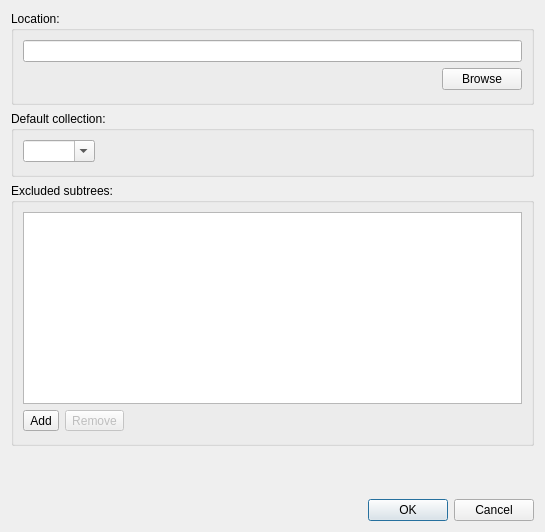
<?xml version="1.0" encoding="UTF-8"?>
<ui version="4.0">
 <class>addRootDialog</class>
 <widget class="QDialog" name="addRootDialog">
  <property name="geometry">
   <rect>
    <x>0</x>
    <y>0</y>
    <width>545</width>
    <height>532</height>
   </rect>
  </property>
  <property name="windowTitle">
   <string>Photohoard: Add new folder tree</string>
  </property>
  <layout class="QVBoxLayout" name="verticalLayout_3">
   <item>
    <widget class="QGroupBox" name="locationGroup">
     <property name="title">
      <string>Location:</string>
     </property>
     <layout class="QVBoxLayout" name="verticalLayout">
      <property name="spacing">
       <number>6</number>
      </property>
      <property name="bottomMargin">
       <number>12</number>
      </property>
      <item>
       <widget class="QLineEdit" name="location">
        <property name="sizePolicy">
         <sizepolicy hsizetype="Expanding" vsizetype="Fixed">
          <horstretch>100</horstretch>
          <verstretch>0</verstretch>
         </sizepolicy>
        </property>
       </widget>
      </item>
      <item>
       <layout class="QHBoxLayout" name="horizontalLayout_2">
        <item>
         <spacer name="horizontalSpacer_5">
          <property name="orientation">
           <enum>Qt::Horizontal</enum>
          </property>
          <property name="sizeHint" stdset="0">
           <size>
            <width>40</width>
            <height>20</height>
           </size>
          </property>
         </spacer>
        </item>
        <item>
         <widget class="QPushButton" name="browse">
          <property name="sizePolicy">
           <sizepolicy hsizetype="Preferred" vsizetype="Fixed">
            <horstretch>0</horstretch>
            <verstretch>0</verstretch>
           </sizepolicy>
          </property>
          <property name="text">
           <string>Browse</string>
          </property>
         </widget>
        </item>
       </layout>
      </item>
     </layout>
    </widget>
   </item>
   <item>
    <widget class="QGroupBox" name="collectionGroup">
     <property name="title">
      <string>Default collection:</string>
     </property>
     <layout class="QHBoxLayout" name="horizontalLayout">
      <property name="spacing">
       <number>6</number>
      </property>
      <property name="bottomMargin">
       <number>12</number>
      </property>
      <item>
       <widget class="QComboBox" name="collection">
        <property name="editable">
         <bool>true</bool>
        </property>
       </widget>
      </item>
      <item>
       <spacer name="horizontalSpacer">
        <property name="orientation">
         <enum>Qt::Horizontal</enum>
        </property>
        <property name="sizeHint" stdset="0">
         <size>
          <width>40</width>
          <height>20</height>
         </size>
        </property>
       </spacer>
      </item>
     </layout>
    </widget>
   </item>
   <item>
    <widget class="QGroupBox" name="groupBox">
     <property name="title">
      <string>Excluded subtrees:</string>
     </property>
     <layout class="QVBoxLayout" name="verticalLayout_2">
      <property name="bottomMargin">
       <number>12</number>
      </property>
      <item>
       <widget class="QListWidget" name="excluded">
        <property name="sizePolicy">
         <sizepolicy hsizetype="Expanding" vsizetype="MinimumExpanding">
          <horstretch>0</horstretch>
          <verstretch>0</verstretch>
         </sizepolicy>
        </property>
        <property name="minimumSize">
         <size>
          <width>0</width>
          <height>70</height>
         </size>
        </property>
       </widget>
      </item>
      <item>
       <widget class="QWidget" name="widget" native="true">
        <layout class="QHBoxLayout" name="horizontalLayout_3">
         <property name="leftMargin">
          <number>0</number>
         </property>
         <property name="topMargin">
          <number>0</number>
         </property>
         <property name="rightMargin">
          <number>0</number>
         </property>
         <property name="bottomMargin">
          <number>0</number>
         </property>
         <item>
          <widget class="QToolButton" name="addExcluded">
           <property name="text">
            <string>Add</string>
           </property>
          </widget>
         </item>
         <item>
          <widget class="QToolButton" name="removeExcluded">
           <property name="enabled">
            <bool>false</bool>
           </property>
           <property name="text">
            <string>Remove</string>
           </property>
          </widget>
         </item>
         <item>
          <spacer name="horizontalSpacer_2">
           <property name="orientation">
            <enum>Qt::Horizontal</enum>
           </property>
           <property name="sizeHint" stdset="0">
            <size>
             <width>40</width>
             <height>20</height>
            </size>
           </property>
          </spacer>
         </item>
        </layout>
       </widget>
      </item>
     </layout>
    </widget>
   </item>
   <item>
    <spacer name="verticalSpacer">
     <property name="orientation">
      <enum>Qt::Vertical</enum>
     </property>
     <property name="sizeHint" stdset="0">
      <size>
       <width>20</width>
       <height>40</height>
      </size>
     </property>
    </spacer>
   </item>
   <item>
    <widget class="QDialogButtonBox" name="buttonBox">
     <property name="orientation">
      <enum>Qt::Horizontal</enum>
     </property>
     <property name="standardButtons">
      <set>QDialogButtonBox::Cancel|QDialogButtonBox::Ok</set>
     </property>
    </widget>
   </item>
  </layout>
 </widget>
 <resources/>
 <connections>
  <connection>
   <sender>buttonBox</sender>
   <signal>accepted()</signal>
   <receiver>addRootDialog</receiver>
   <slot>accept()</slot>
   <hints>
    <hint type="sourcelabel">
     <x>275</x>
     <y>513</y>
    </hint>
    <hint type="destinationlabel">
     <x>157</x>
     <y>274</y>
    </hint>
   </hints>
  </connection>
  <connection>
   <sender>buttonBox</sender>
   <signal>rejected()</signal>
   <receiver>addRootDialog</receiver>
   <slot>reject()</slot>
   <hints>
    <hint type="sourcelabel">
     <x>300</x>
     <y>513</y>
    </hint>
    <hint type="destinationlabel">
     <x>286</x>
     <y>274</y>
    </hint>
   </hints>
  </connection>
  <connection>
   <sender>browse</sender>
   <signal>clicked()</signal>
   <receiver>addRootDialog</receiver>
   <slot>browse()</slot>
   <hints>
    <hint type="sourcelabel">
     <x>522</x>
     <y>97</y>
    </hint>
    <hint type="destinationlabel">
     <x>284</x>
     <y>43</y>
    </hint>
   </hints>
  </connection>
  <connection>
   <sender>addExcluded</sender>
   <signal>clicked()</signal>
   <receiver>addRootDialog</receiver>
   <slot>addExclusion()</slot>
   <hints>
    <hint type="sourcelabel">
     <x>80</x>
     <y>440</y>
    </hint>
    <hint type="destinationlabel">
     <x>2</x>
     <y>290</y>
    </hint>
   </hints>
  </connection>
  <connection>
   <sender>removeExcluded</sender>
   <signal>clicked()</signal>
   <receiver>addRootDialog</receiver>
   <slot>removeExclusion()</slot>
   <hints>
    <hint type="sourcelabel">
     <x>139</x>
     <y>433</y>
    </hint>
    <hint type="destinationlabel">
     <x>99</x>
     <y>337</y>
    </hint>
   </hints>
  </connection>
 </connections>
 <slots>
  <slot>browse()</slot>
  <slot>editExclusion(QModelIndex)</slot>
  <slot>addExclusion()</slot>
  <slot>removeExclusion()</slot>
 </slots>
</ui>
